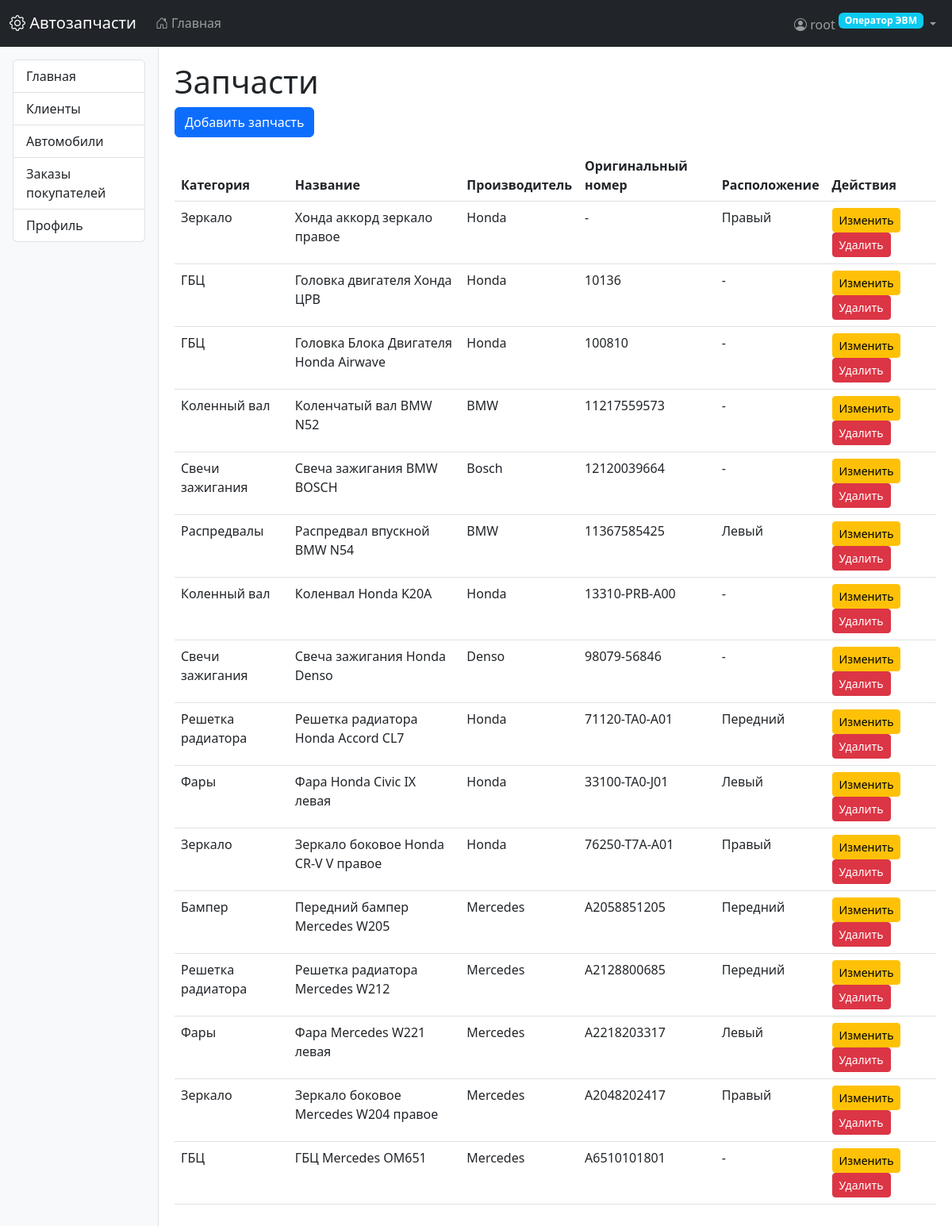
Page /parts/parts/ (signed in) on the committed database.
### users/models.py (models this page shows, shortened)
class CustomUser(AbstractUser):
    class Role(models.TextChoices):
        OPERATOR = 'operator', _('Оператор ЭВМ')
        PARTS_MANAGER = 'parts_manager', _('Менеджер по деталям')
        ORDERS_MANAGER = 'orders_manager', _('Менеджер по заказам')
        SUPPLY_MANAGER = 'supply_manager', _('Менеджер по поставкам')
        STOREKEEPER = 'storekeeper', _('Кладовщик')
        DELIVERY_MANAGER = 'delivery_manager', _('Начальник службы доставки')
        DRIVER = 'driver', _('Водитель службы доставки')
    role = models.CharField(
        max_length=20,
        choices=Role.choices,
        default=Role.OPERATOR,
        verbose_name=_('Роль')
    )
    phone = models.CharField(max_length=20, blank=True, null=True, verbose_name=_('Телефон'))
    address = models.TextField(blank=True, null=True, verbose_name=_('Адрес'))
    delivery_preference = models.BooleanField(
        default=False,
        verbose_name=_('Требуется доставка')
    )
    groups = models.ManyToManyField(
        Group,
        verbose_name=_('Группы'),
        blank=True,
        related_name="custom_user_set",
        related_query_name="custom_user",
    )
    user_permissions = models.ManyToManyField(
        Permission,
        verbose_name=_('Права пользователя'),
        blank=True,
        related_name="custom_user_set",
        related_query_name="custom_user",
    )
    class Meta:
        verbose_name = _('Пользователь')
        verbose_name_plural = _('Пользователи')

### parts/models.py (models this page shows, shortened)
class Part(models.Model):
    LOCATION_CHOICES = [
        ('left', 'Левый'),
        ('right', 'Правый'),
        ('front', 'Передний'),
        ('rear', 'Задний'),
        ('1', '1-й'),
        ('2', '2-й'),
        ('3', '3-й'),
        ('4', '4-й'),
    ]
    category = models.ForeignKey(
        PartCategory,
        on_delete=models.CASCADE,
        related_name='parts',
        verbose_name='Категория'
    )
    name = models.CharField('Название детали', max_length=200)
    original_number = models.CharField('Оригинальный номер', max_length=50, blank=True)
    manufacturer = models.ForeignKey(
        Manufacturer,
        on_delete=models.CASCADE,
        related_name='parts',
        verbose_name='Производитель'
    )
    location = models.CharField(
        'Расположение',
        max_length=20,
        choices=LOCATION_CHOICES,
        blank=True
    )
    description = models.TextField('Описание', blank=True)
    synonyms = models.TextField(
        'Синонимы/Сленговые названия',
        blank=True,
        help_text='Разделяйте названия запятыми'
    )
    class Meta:
        verbose_name = 'Запчасть'
        verbose_name_plural = 'Запчасти'
        unique_together = [['name', 'manufacturer', 'location']]

class PartCategory(models.Model):
    name = models.CharField('Название категории', max_length=100, unique=True)
    parent = models.ForeignKey(
        'self',
        on_delete=models.CASCADE,
        null=True,
        blank=True,
        related_name='children',
        verbose_name='Родительская категория'
    )
    class Meta:
        verbose_name = 'Категория запчастей'
        verbose_name_plural = 'Категории запчастей'
    def __str__(self):
        return self.name

class Manufacturer(models.Model):
    name = models.CharField('Название производителя', max_length=100, unique=True)
    class Meta:
        verbose_name = 'Производитель'
        verbose_name_plural = 'Производители'
    def __str__(self):
        return self.name

### parts/views.py (the view)
# urls.py: path('parts/', views.PartListView.as_view(), name='part_list'),
class PartListView(LoginRequiredMixin, RoleRequiredMixin, ListView):
    model = Part
    template_name = 'parts/part_list.html'
    context_object_name = 'parts'
    allowed_roles = ['parts_manager']

### core/mixins.py (called while the page is built)
    def test_func(self):
        if not self.request.user.is_authenticated:
            return False
        if self.request.user.is_superuser:
            return True
        if self.request.user.role in self.allowed_roles:
            return True
        raise PermissionDenied("У вас нет прав для доступа к этой странице")

### templates/parts/part_list.html
{% extends "base.html" %}
{% block content %}
<h1>Запчасти</h1>
<a href="{% url 'part_create' %}" class="btn btn-primary">Добавить запчасть</a>
<table class="table mt-3">
    <thead>
        <tr>
            <th>Категория</th>
            <th>Название</th>
            <th>Производитель</th>
            <th>Оригинальный номер</th>
            <th>Расположение</th>
            <th>Действия</th>
        </tr>
    </thead>
    <tbody>
        {% for part in parts %}
        <tr>
            <td>{{ part.category }}</td>
            <td>{{ part.name }}</td>
            <td>{{ part.manufacturer }}</td>
            <td>{{ part.original_number|default:"-" }}</td>
            <td>{{ part.get_location_display|default:"-" }}</td>
            <td>
                <a href="{% url 'part_update' part.pk %}" class="btn btn-sm btn-warning">Изменить</a>
                <a href="{% url 'part_delete' part.pk %}" class="btn btn-sm btn-danger">Удалить</a>
            </td>
        </tr>
        {% empty %}
        <tr>
            <td colspan="6">Нет запчастей</td>
        </tr>
        {% endfor %}
    </tbody>
</table>
{% endblock %}

### templates/base.html (shortened to what this page needs)
<!DOCTYPE html>
<html lang="ru">
<head>
    <link href="https://cdn.jsdelivr.net/npm/bootstrap@5.3.0/dist/css/bootstrap.min.css" rel="stylesheet">
    <link rel="stylesheet" href="https://cdn.jsdelivr.net/npm/bootstrap-icons@1.10.0/font/bootstrap-icons.css">
</head>
<body>
    <nav class="navbar navbar-expand-lg navbar-dark bg-dark">
        <div class="container-fluid">
            <a class="navbar-brand" href="{% url 'home' %}">
                <i class="bi bi-gear"></i> Автозапчасти
            </a>
            <div class="collapse navbar-collapse" id="navbarMain">
                <ul class="navbar-nav me-auto">
                    <li class="nav-item">
                        <a class="nav-link" href="{% url 'home' %}">
                            <i class="bi bi-house-door"></i> Главная
                        </a>
                    </li>
                </ul>
                <ul class="navbar-nav ms-auto">
                    {% if user.is_authenticated %}
                    <li class="nav-item dropdown">
                        <a class="nav-link dropdown-toggle" href="#" role="button" data-bs-toggle="dropdown">
                            <i class="bi bi-person-circle"></i>
                            {{ user.get_full_name|default:user.username }}
                            <span class="badge bg-info role-badge">{{ user.get_role_display }}</span>
                        </a>
                    </li>
                    {% else %}
                    <li class="nav-item">
                        <a class="nav-link" href="{% url 'login' %}">
                            <i class="bi bi-box-arrow-in-right"></i> Войти
                        </a>
                    </li>
                    {% endif %}
                </ul>
            </div>
        </div>
    </nav>
    <div class="container-fluid">
        <div class="row">
            {% if user.is_authenticated %}
            <div class="col-md-2 sidebar p-3">
                <div class="list-group">
                    {% for item in menu_items %}
                    <a href="{{ item.url }}" class="list-group-item list-group-item-action">
                        {{ item.title }}
                    </a>
                    {% endfor %}
                </div>
            </div>
            <div class="col-md-10 main-content">
            {% else %}
            <div class="col-12 main-content">
            {% endif %}
                {% block content %}{% endblock %}
            </div>
        </div>
    </div>
</body>
</html>

### templates/base.html (style rules this page uses)
.sidebar { min-height: calc(100vh - 56px); background-color: #f8f9fa; border-right: 1px solid #dee2e6; }
.main-content { padding: 20px; }
.role-badge { font-size: 0.75rem; vertical-align: super; }

### rows in the picture
CustomUser: get_full_name "root", role "Оператор ЭВМ"
Part: category "Зеркало", name "Хонда аккорд зеркало правое", manufacturer "Honda", original_number "-", location "Правый"
Part: category "ГБЦ", name "Головка двигателя Хонда ЦPB", manufacturer "Honda", original_number "10136", location "-"
Part: category "ГБЦ", name "Головка Блока Двигателя Honda Airwave", manufacturer "Honda", original_number "100810", location "-"
Part: category "Коленный вал", name "Коленчатый вал BMW N52", manufacturer "BMW", original_number "11217559573", location "-"
Part: category "Свечи зажигания", name "Свеча зажигания BMW BOSCH", manufacturer "Bosch", original_number "12120039664", location "-"
Part: category "Распредвалы", name "Распредвал впускной BMW N54", manufacturer "BMW", original_number "11367585425", location "Левый"
Part: category "Коленный вал", name "Коленвал Honda K20A", manufacturer "Honda", original_number "13310-PRB-A00", location "-"
Part: category "Свечи зажигания", name "Свеча зажигания Honda Denso", manufacturer "Denso", original_number "98079-56846", location "-"
Part: category "Решетка радиатора", name "Решетка радиатора Honda Accord CL7", manufacturer "Honda", original_number "71120-TA0-A01", location "Передний"
Part: category "Фары", name "Фара Honda Civic IX левая", manufacturer "Honda", original_number "33100-TA0-J01", location "Левый"
Part: category "Зеркало", name "Зеркало боковое Honda CR-V V правое", manufacturer "Honda", original_number "76250-T7A-A01", location "Правый"
Part: category "Бампер", name "Передний бампер Mercedes W205", manufacturer "Mercedes", original_number "A2058851205", location "Передний"
Part: category "Решетка радиатора", name "Решетка радиатора Mercedes W212", manufacturer "Mercedes", original_number "A2128800685", location "Передний"
Part: category "Фары", name "Фара Mercedes W221 левая", manufacturer "Mercedes", original_number "A2218203317", location "Левый"
Part: category "Зеркало", name "Зеркало боковое Mercedes W204 правое", manufacturer "Mercedes", original_number "A2048202417", location "Правый"
Part: category "ГБЦ", name "ГБЦ Mercedes OM651", manufacturer "Mercedes", original_number "A6510101801", location "-"

### other values in the picture
{{ item.title }} "Главная" "Клиенты" "Автомобили" "Заказы покупателей" "Профиль"
